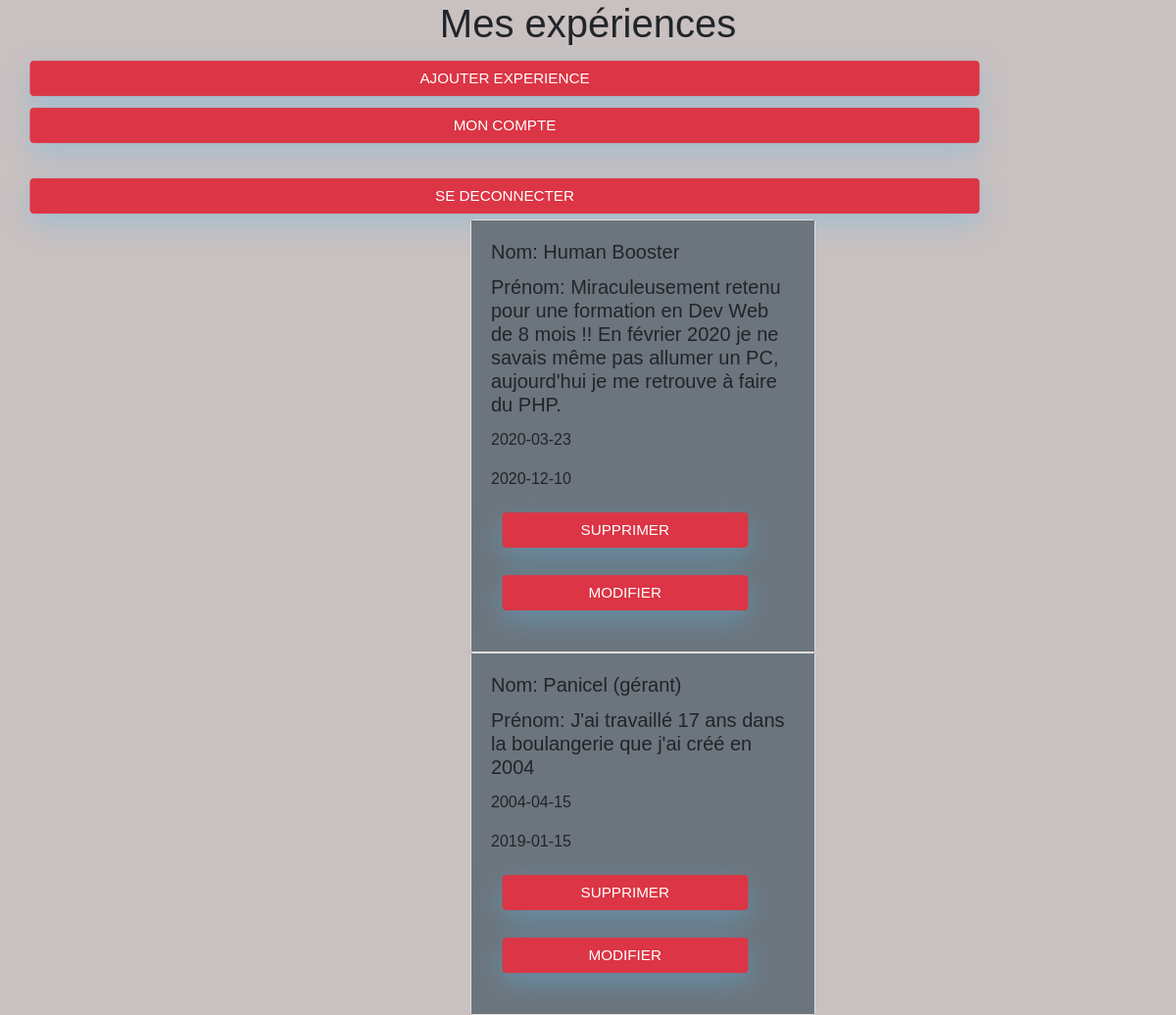
The page /experience/exp.php (signed in) on the database its author committed.
### tables this page shows
CREATE TABLE IF NOT EXISTS `experience` (
  `id` int(11) NOT NULL AUTO_INCREMENT,
  `titre` varchar(250) NOT NULL,
  `description` text NOT NULL,
  `date_debut` date NOT NULL,
  `date_fin` date DEFAULT NULL,
  PRIMARY KEY (`id`),
  UNIQUE KEY `experience_id_uindex` (`id`)
);

### experience/exp.php (the view, shortened to what this page needs)
<?php
include("../parts/header.php");
require('../connection_bdd.php');
$res = $pdo->query('SELECT * FROM `experience`');
?>
<body>
    <h1>Mes expériences</h1>
    <div>
        <a class="btn btn-danger" href="ajoutexp.php"> ajouter experience</a>
        <a class="btn btn-danger" href="../administration">Mon compte</a>
    </div><br>
    <a class="btn btn-danger" href="../disconnect.php">se deconnecter</a>
    <div class='mydiv'>
        <?php
        while ($data = $res->fetch()) {
        ?>
            <div class="col-6 p-0 card" style="width: 22rem; margin-left: 40%;">
                <div class="card-body bg-secondary">
                    <h5 class="card-title">Nom: <?php echo ($data['titre']) ?></h5>
                    <h5 class="card-title">Prénom: <?php echo ($data['description']) ?></h5>
                    <p class="card-text"><?php echo ($data['date_debut']) ?></p>
                    <p class="card-text"><?php echo ($data['date_fin']) ?></p>
                    <p><a class="btn btn-danger" title="Supprimer" href="suppexp.php?id=<?php echo ($data['id']); ?>">Supprimer</a></p>
                    <p>
                        <a class="btn btn-danger" titlt="modifier" href="modifexp.php?id=<?php echo ($data['id']); ?>">Modifier</a>
                    </p>
                </div>
            </div>
    </div>
<?php
        }
?>
</body>
</html>

### style.css (style rules this page uses)
body { background-color: #c9c0c0; }
h1 { text-align: center; }
body { font-family: "Poppins", sans-serif; height: 100vh; }
a { color: #92badd; display: inline-block; text-decoration: none; font-weight: 400; }
input[type=button], input[type=submit], input[type=reset], a { background-color: #56baed; border: none; color: white; padding: 15px 80px; text-align: center; text-decoration: none; display: inline-block; text-transform: uppercase; font-size: 13px; -webkit-box-shadow: 0 10px 30px 0 rgba(95, 186, 233, 0.4); box-shadow: 0 10px 30px 0 rgba(95, 186, 233, 0.4); -webkit-border-radius: 5px 5px 5px 5px; border-radius: 5px 5px 5px 5px; margin: 5px 20px 40px 20px; -webkit-transition: all 0.3s ease-in-out; -moz-transition: all 0.3s ease-in-out; -ms-transition: all 0.3s ease-in-out; -o-transition: all 0.3s ease-in-out; transition: all 0.3s ease-in-out; }
input[type=button]:hover, input[type=submit]:hover, input[type=reset]:hover, a { background-color: #39ace7; }
input[type=button]:active, input[type=submit]:active, input[type=reset]:active, a { -moz-transform: scale(0.95); -webkit-transform: scale(0.95); -o-transform: scale(0.95); -ms-transform: scale(0.95); transform: scale(0.95); }
input[type=text], a { background-color: #f6f6f6; border: none; color: #0d0d0d; padding: 15px 32px; text-align: center; text-decoration: none; display: inline-block; font-size: 16px; margin: 5px; width: 85%; border: 2px solid #f6f6f6; -webkit-transition: all 0.5s ease-in-out; -moz-transition: all 0.5s ease-in-out; -ms-transition: all 0.5s ease-in-out; -o-transition: all 0.5s ease-in-out; transition: all 0.5s ease-in-out; -webkit-border-radius: 5px 5px 5px 5px; border-radius: 5px 5px 5px 5px; }

### rows shown on the page
experience: titre "Human Booster", description "Miraculeusement retenu pour une formation en Dev Web de 8 mois !! En février 2020 je ne savais même pas allumer un PC, aujourd'hui je me retrouve à faire du PHP.", date_debut "2020-03-23", date_fin "2020-12-10"
experience: titre "Panicel (gérant)", description "J'ai travaillé 17 ans dans la boulangerie que j'ai créé en 2004", date_debut "2004-04-15", date_fin "2019-01-15"
